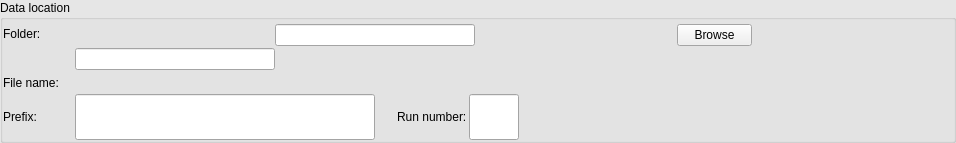
<?xml version="1.0" encoding="UTF-8"?>
<ui version="4.0">
 <class>DataPathWidgetHorizontalLayout</class>
 <widget class="QWidget" name="DataPathWidgetHorizontalLayout">
  <property name="geometry">
   <rect>
    <x>0</x>
    <y>0</y>
    <width>956</width>
    <height>143</height>
   </rect>
  </property>
  <property name="palette">
   <palette>
    <active>
     <colorrole role="Base">
      <brush brushstyle="SolidPattern">
       <color alpha="255">
        <red>255</red>
        <green>255</green>
        <blue>255</blue>
       </color>
      </brush>
     </colorrole>
     <colorrole role="Window">
      <brush brushstyle="SolidPattern">
       <color alpha="255">
        <red>230</red>
        <green>230</green>
        <blue>230</blue>
       </color>
      </brush>
     </colorrole>
    </active>
    <inactive>
     <colorrole role="Base">
      <brush brushstyle="SolidPattern">
       <color alpha="255">
        <red>255</red>
        <green>255</green>
        <blue>255</blue>
       </color>
      </brush>
     </colorrole>
     <colorrole role="Window">
      <brush brushstyle="SolidPattern">
       <color alpha="255">
        <red>230</red>
        <green>230</green>
        <blue>230</blue>
       </color>
      </brush>
     </colorrole>
    </inactive>
    <disabled>
     <colorrole role="Base">
      <brush brushstyle="SolidPattern">
       <color alpha="255">
        <red>230</red>
        <green>230</green>
        <blue>230</blue>
       </color>
      </brush>
     </colorrole>
     <colorrole role="Window">
      <brush brushstyle="SolidPattern">
       <color alpha="255">
        <red>230</red>
        <green>230</green>
        <blue>230</blue>
       </color>
      </brush>
     </colorrole>
    </disabled>
   </palette>
  </property>
  <property name="windowTitle">
   <string>Data path</string>
  </property>
  <layout class="QHBoxLayout">
   <property name="spacing">
    <number>0</number>
   </property>
   <property name="margin">
    <number>0</number>
   </property>
   <item>
    <widget class="QGroupBox" name="data_path_gb">
     <property name="title">
      <string>Data location</string>
     </property>
     <layout class="QHBoxLayout">
      <property name="spacing">
       <number>0</number>
      </property>
      <property name="leftMargin">
       <number>0</number>
      </property>
      <property name="topMargin">
       <number>4</number>
      </property>
      <property name="rightMargin">
       <number>0</number>
      </property>
      <property name="bottomMargin">
       <number>0</number>
      </property>
      <item>
       <layout class="QVBoxLayout">
        <property name="spacing">
         <number>2</number>
        </property>
        <item>
         <layout class="QHBoxLayout">
          <property name="spacing">
           <number>2</number>
          </property>
          <item>
           <layout class="QVBoxLayout">
            <property name="spacing">
             <number>2</number>
            </property>
            <item>
             <widget class="QLabel" name="folder_label">
              <property name="minimumSize">
               <size>
                <width>70</width>
                <height>0</height>
               </size>
              </property>
              <property name="maximumSize">
               <size>
                <width>70</width>
                <height>16777215</height>
               </size>
              </property>
              <property name="text">
               <string>Folder:</string>
              </property>
              <property name="wordWrap">
               <bool>false</bool>
              </property>
             </widget>
            </item>
            <item>
             <spacer name="verticalSpacer">
              <property name="orientation">
               <enum>Qt::Vertical</enum>
              </property>
              <property name="sizeType">
               <enum>QSizePolicy::Fixed</enum>
              </property>
              <property name="sizeHint" stdset="0">
               <size>
                <width>20</width>
                <height>27</height>
               </size>
              </property>
             </spacer>
            </item>
            <item>
             <widget class="QLabel" name="file_name_label">
              <property name="minimumSize">
               <size>
                <width>70</width>
                <height>0</height>
               </size>
              </property>
              <property name="maximumSize">
               <size>
                <width>70</width>
                <height>16777215</height>
               </size>
              </property>
              <property name="text">
               <string>File name:</string>
              </property>
              <property name="wordWrap">
               <bool>false</bool>
              </property>
             </widget>
            </item>
           </layout>
          </item>
          <item>
           <layout class="QVBoxLayout">
            <property name="spacing">
             <number>2</number>
            </property>
            <item>
             <layout class="QHBoxLayout">
              <property name="spacing">
               <number>2</number>
              </property>
              <item>
               <widget class="QLineEdit" name="base_path_ledit">
                <property name="enabled">
                 <bool>true</bool>
                </property>
                <property name="minimumSize">
                 <size>
                  <width>200</width>
                  <height>0</height>
                 </size>
                </property>
                <property name="maximumSize">
                 <size>
                  <width>200</width>
                  <height>32767</height>
                 </size>
                </property>
                <property name="text">
                 <string/>
                </property>
                <property name="readOnly">
                 <bool>true</bool>
                </property>
               </widget>
              </item>
              <item>
               <widget class="QPushButton" name="browse_button">
                <property name="maximumSize">
                 <size>
                  <width>75</width>
                  <height>32765</height>
                 </size>
                </property>
                <property name="text">
                 <string>Browse</string>
                </property>
               </widget>
              </item>
             </layout>
            </item>
            <item>
             <widget class="QLineEdit" name="folder_ledit">
              <property name="minimumSize">
               <size>
                <width>50</width>
                <height>0</height>
               </size>
              </property>
              <property name="maximumSize">
               <size>
                <width>200</width>
                <height>32767</height>
               </size>
              </property>
              <property name="text">
               <string/>
              </property>
             </widget>
            </item>
            <item>
             <layout class="QHBoxLayout">
              <property name="spacing">
               <number>2</number>
              </property>
              <item>
               <widget class="QLabel" name="file_name_value_label">
                <property name="text">
                 <string>&lt;file name&gt;</string>
                </property>
                <property name="wordWrap">
                 <bool>false</bool>
                </property>
               </widget>
              </item>
              <item>
               <spacer name="file_name_hspacer">
                <property name="orientation">
                 <enum>Qt::Horizontal</enum>
                </property>
                <property name="sizeType">
                 <enum>QSizePolicy::Expanding</enum>
                </property>
                <property name="sizeHint" stdset="0">
                 <size>
                  <width>61</width>
                  <height>20</height>
                 </size>
                </property>
               </spacer>
              </item>
             </layout>
            </item>
           </layout>
          </item>
         </layout>
        </item>
        <item>
         <layout class="QHBoxLayout">
          <property name="spacing">
           <number>2</number>
          </property>
          <item>
           <widget class="QLabel" name="prefix_label">
            <property name="minimumSize">
             <size>
              <width>70</width>
              <height>0</height>
             </size>
            </property>
            <property name="maximumSize">
             <size>
              <width>70</width>
              <height>32767</height>
             </size>
            </property>
            <property name="text">
             <string>Prefix:</string>
            </property>
            <property name="wordWrap">
             <bool>false</bool>
            </property>
           </widget>
          </item>
          <item>
           <widget class="QLineEdit" name="prefix_ledit">
            <property name="minimumSize">
             <size>
              <width>150</width>
              <height>0</height>
             </size>
            </property>
            <property name="maximumSize">
             <size>
              <width>300</width>
              <height>32767</height>
             </size>
            </property>
           </widget>
          </item>
          <item>
           <spacer name="prefix_hspacer">
            <property name="orientation">
             <enum>Qt::Horizontal</enum>
            </property>
            <property name="sizeType">
             <enum>QSizePolicy::Fixed</enum>
            </property>
            <property name="sizeHint" stdset="0">
             <size>
              <width>20</width>
              <height>20</height>
             </size>
            </property>
           </spacer>
          </item>
          <item>
           <widget class="QLabel" name="run_num_label">
            <property name="text">
             <string>Run number:</string>
            </property>
            <property name="wordWrap">
             <bool>false</bool>
            </property>
           </widget>
          </item>
          <item>
           <widget class="QLineEdit" name="run_number_ledit">
            <property name="minimumSize">
             <size>
              <width>50</width>
              <height>0</height>
             </size>
            </property>
            <property name="maximumSize">
             <size>
              <width>50</width>
              <height>32767</height>
             </size>
            </property>
           </widget>
          </item>
          <item>
           <spacer name="run_number_spacer">
            <property name="orientation">
             <enum>Qt::Horizontal</enum>
            </property>
            <property name="sizeType">
             <enum>QSizePolicy::Expanding</enum>
            </property>
            <property name="sizeHint" stdset="0">
             <size>
              <width>1</width>
              <height>20</height>
             </size>
            </property>
           </spacer>
          </item>
         </layout>
        </item>
       </layout>
      </item>
     </layout>
    </widget>
   </item>
  </layout>
 </widget>
 <layoutdefault spacing="6" margin="11"/>
 <resources/>
 <connections/>
</ui>
